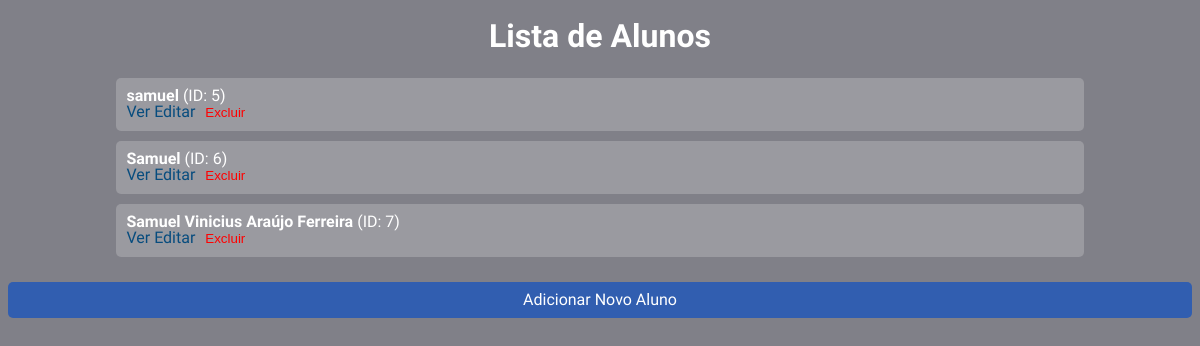
Before: /alunos with the older database file.
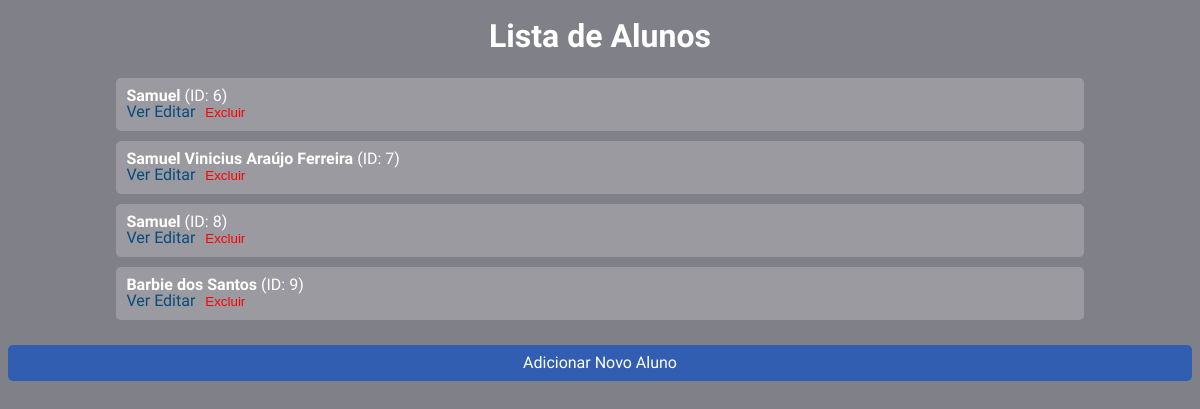
After: the same page with the newer database file.
### models/alunos.py (models this page shows, shortened)
class Aluno(db.Model):
    __tablename__ = 'alunos'
    id = db.Column(db.Integer, primary_key=True)
    nome = db.Column(db.String(100), nullable=False)
    idade = db.Column(db.Integer)
    data_nascimento = db.Column(db.Date)
    nota_primeiro_semestre = db.Column(db.Float)
    nota_segundo_semestre = db.Column(db.Float)
    media_final = db.Column(db.Float)
    turma_id = db.Column(db.Integer, db.ForeignKey('turmas.id'))
    turma = db.relationship('Turma', back_populates='alunos')
    def to_dict(self):
        return {
            'id': self.id,
            'nome': self.nome,
            'idade': self.idade,
            'data_nascimento': self.data_nascimento,
            'nota_primeiro_semestre': self.nota_primeiro_semestre,
            'nota_segundo_semestre': self.nota_segundo_semestre,
            'media_final': self.media_final,
            'turma_id': self.turma_id
        }

### controller/alunos.py (the view)
@alunos_blueprint.route('/alunos', methods=['GET'])
def get_alunos():
    alunos = listar_alunos()
    return render_template("alunos/alunos.html", alunos=alunos)

### models/alunos.py (called while the page is built)
def listar_alunos():
    alunos = Aluno.query.all()
    return [aluno.to_dict() for aluno in alunos]

### templates/alunos/alunos.html (shortened to what this page needs)
<!DOCTYPE html>
<html lang="pt-BR">
<head>
  <link rel="stylesheet" href="global.css">
  <link rel="stylesheet" href="/styles/reset.css">
</head>
<body>
  <h1>Lista de Alunos</h1>
  <div class="lista-alunos">
    {% for aluno in alunos %}
      <div class="aluno">
        <strong>{{ aluno.nome }}</strong> (ID: {{ aluno.id }})
        <div>
          <a href="{{ url_for('alunos.get_aluno', id_aluno=aluno.id) }}">Ver</a>
          <a href="{{ url_for('alunos.editar_aluno_page', id_aluno=aluno.id) }}">Editar</a>
          <form action="{{ url_for('alunos.delete_aluno', id_aluno=aluno.id) }}" method="POST" style="display:inline;">
            <button type="submit" style="background:none; border:none; color:red; cursor:pointer;">Excluir</button>
          </form>
        </div>
      </div>
    {% endfor %}
  </div>
  <a href="{{ url_for('alunos.adicionar_aluno_page') }}" class="btn-adicionar">Adicionar Novo Aluno</a>
</body>
</html>

### styles/global.css (style rules this page uses)
body { background-color: rgb(128, 128, 136); font-family: "Signika", sans-serif; text-decoration: none; }

### templates/alunos/alunos.html (style rules this page uses)
body { background-color: rgb(128, 128, 136); font-family: "Signika", sans-serif; text-decoration: none; color: white; }
h1 { text-align: center; margin-top: 20px; }
.lista-alunos { display: flex; flex-direction: column; align-items: center; margin-top: 20px; }
.aluno { background-color: rgba(255, 255, 255, 0.2); padding: 10px; margin: 5px; border-radius: 5px; width: 80%; text-align: left; }
a { text-decoration: none; color: rgb(7, 76, 126); }
.btn-adicionar { display: block; margin: 20px auto; padding: 10px 20px; background-color: rgb(49, 94, 176); border: none; color: white; cursor: pointer; text-align: center; border-radius: 5px; }

Changed rows visible on the page:
removed Aluno: nome "samuel", id "5"
added Aluno: nome "Samuel", id "8"
added Aluno: nome "Barbie dos Santos", id "9"
